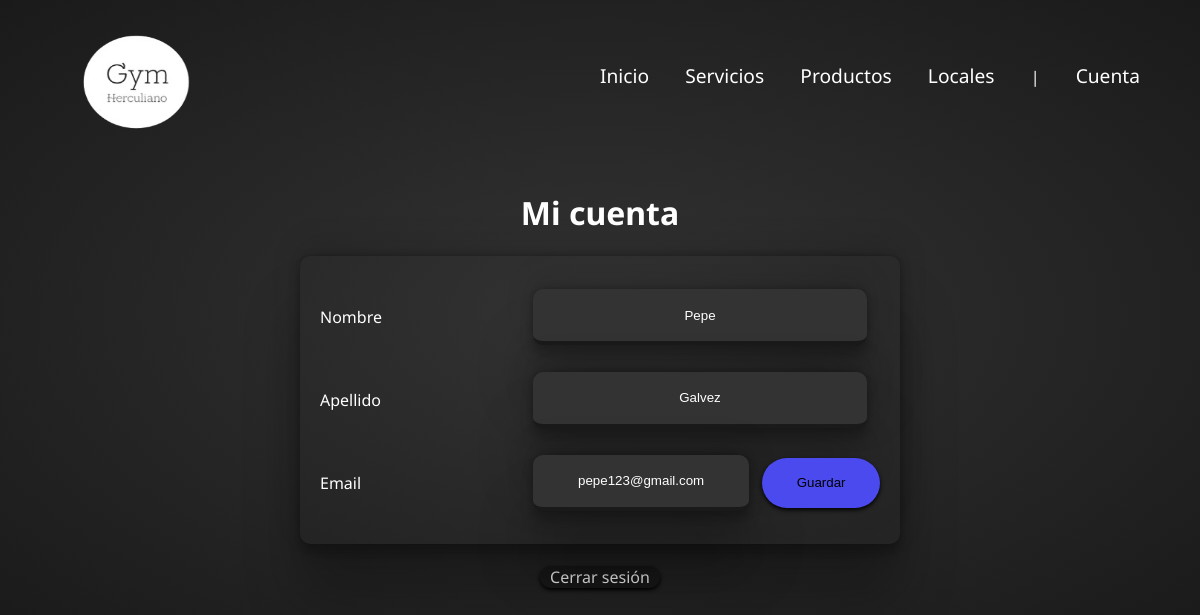
Screenshot of /paginas/cuenta.php (signed in) with the database file from the repository.
### tables this page shows
CREATE TABLE `usuario` (
  `idUsuario` int(11) NOT NULL,
  `nombre` varchar(100) DEFAULT NULL,
  `apellido` varchar(100) DEFAULT NULL,
  `email` varchar(100) DEFAULT NULL,
  `clave` varchar(100) DEFAULT NULL,
  `idRol` int(11) DEFAULT NULL
);

### paginas/cuenta.php (the view, shortened to what this page needs)
<?php
    require_once('../conexion/conexion.php');
    function cargarCuenta() {
        global $conn;
        $idUsuario = $_SESSION['idUsuario'];
        $sql = "SELECT * FROM usuario WHERE idUsuario = '$idUsuario'";
        $result = $conn->query($sql);
        $usuario = $result->fetch_assoc();
        return $usuario;
    }
    $usuario = cargarCuenta();
?>
<!DOCTYPE html>
<html lang="en">
<head>
    <link rel="stylesheet" href="https://stackpath.bootstrapcdn.com/font-awesome/4.7.0/css/font-awesome.min.css">
    <link rel="stylesheet" href="../css/Fuente_css.css">
    <link rel="stylesheet" href="../css/style.css">
    <link rel="stylesheet" href="../css/style-cuenta.css">
    <link rel="stylesheet" href="../css/style-cuenta.css">
</head>
<body>
    <header>
        <div class="box">
          <img
            src="../img/Inicio/LogoSinFondo.png"
            alt="Gym Herculiano"
            width="300"
            height="250"
          />
          <nav>
            <ul>
              <li><a href="../index.php">Inicio</a></li>
              <li><a href="servicios.php">Servicios</a></li>
              <li><a href="productos.php">Productos</a></li>
              <li><a href="sedes.php">Locales</a></li>
              <li>|</li>
              <li><a href="<?= $pagina?>.php"><?php $pagina = isset($_SESSION['idUsuario']) ?  "Cuenta" : "Login" ?>
                <?= $pagina?></a>
                <ul>
                </ul>
              </li>
            </ul>
          </nav>
        </div>
    </header>
    <main>
      <h1 class="titulo">Mi cuenta</h1>
    <form class="login-box" action="<?= $_SERVER['PHP_SELF']; ?>" method="POST">
        <label for="nombre" class="label-n" >Nombre</label>
        <input id="nombre" class="input-n" name="nombre" value="<?= $usuario['nombre']; ?>" type="text" required>
        <label for="apellido" class="label-n">Apellido</label>
        <input id="apellido" class="input-n" name="apellido" value="<?= $usuario['apellido']; ?>" type="text" required>
        <label for="email" class="label-n">Email</label>
        <input id="email" class="input-n" name="email" value="<?= $usuario['email']; ?>" type="email" required>
        <input type="submit" class="input-b" value="Guardar" name="guardar">
    </form>
    <br>
    <a href="?logout=true" class="log-out">Cerrar sesión</a>
    <br>
    <br>
    </main>
</body>
</html>

### css/Fuente_css.css (style rules this page uses)
body { font-family: 'Noto Sans', sans-serif; }

### css/style.css (style rules this page uses)
body { margin: 0; padding: 0; font-family: 'Noto Sans', sans-serif; color: #fff; background: radial-gradient(#333, #1a1a1a); }
header { width: 100%; padding: 20px 0; }
.box { position: relative; width: 90%; margin: 0 auto; }
.box img { width: 150px; height: 125px; }
.box nav { position: absolute; width: fit-content; top: 20%; right: 0; }
nav li { list-style: none; display: inline; margin-left: 2rem; }
nav a { font-size: 1.2rem; text-decoration: none; color: white; transition: 0.35s; cursor: pointer; }

### css/style-cuenta.css (style rules this page uses)
.titulo { text-align: center; }
.login-box { display: flex; flex-direction: row; flex-wrap: wrap; justify-content: space-around; align-items: center; position: relative; margin-left: auto; margin-right: auto; width: 600px; height: auto; padding: 20px; background: #41414100; box-sizing: border-box; box-shadow: rgba(0, 0, 0, 0.25) 0px 54px 55px, rgba(0, 0, 0, 0.12) 0px -12px 30px, rgba(0, 0, 0, 0.12) 0px 4px 6px, rgba(0, 0, 0, 0.17) 0px 12px 13px, rgba(0, 0, 0, 0.09) 0px -3px 5px; border-radius: 10px; }
.label-n { outline: none; width: 200px; height: 20%; display: block; margin: 0; }
.input-n { margin: 1em; display: block; flex: 1; height: 50px; width: 300px; outline: none; box-shadow: rgba(0, 0, 0, 0.25) 0px 54px 55px, rgba(0, 0, 0, 0.12) 0px -12px 30px, rgba(0, 0, 0, 0.12) 0px 4px 6px, rgba(0, 0, 0, 0.17) 0px 12px 13px, rgba(0, 0, 0, 0.09) 0px -3px 5px; border-radius: 10px; background: #333; color: #ffffff; border: none; border-bottom: 4px solid #1a1a1a; text-align: center; flex-grow: 2; }
.input-b { transition: transform 0.3s ease; display: block; flex: 1; background-color: #4a4aee; box-shadow: 0 2px 4px rgba(0, 0, 0, 1); border: none; height: 50px; width: 300px; border-radius: 40px; }
.log-out { text-decoration: none; color: #ffffff; display: block; background-color: #1a1a1a; box-shadow: 0 2px 4px rgba(0, 0, 0, 1); border-radius: 40px; margin-left: 45%; margin-right: 45%; text-align: center; }

### rows the page displays
usuario: nombre "Pepe", apellido "Galvez", email "pepe123@gmail.com"

### other values shown
$pagina "Cuenta"
